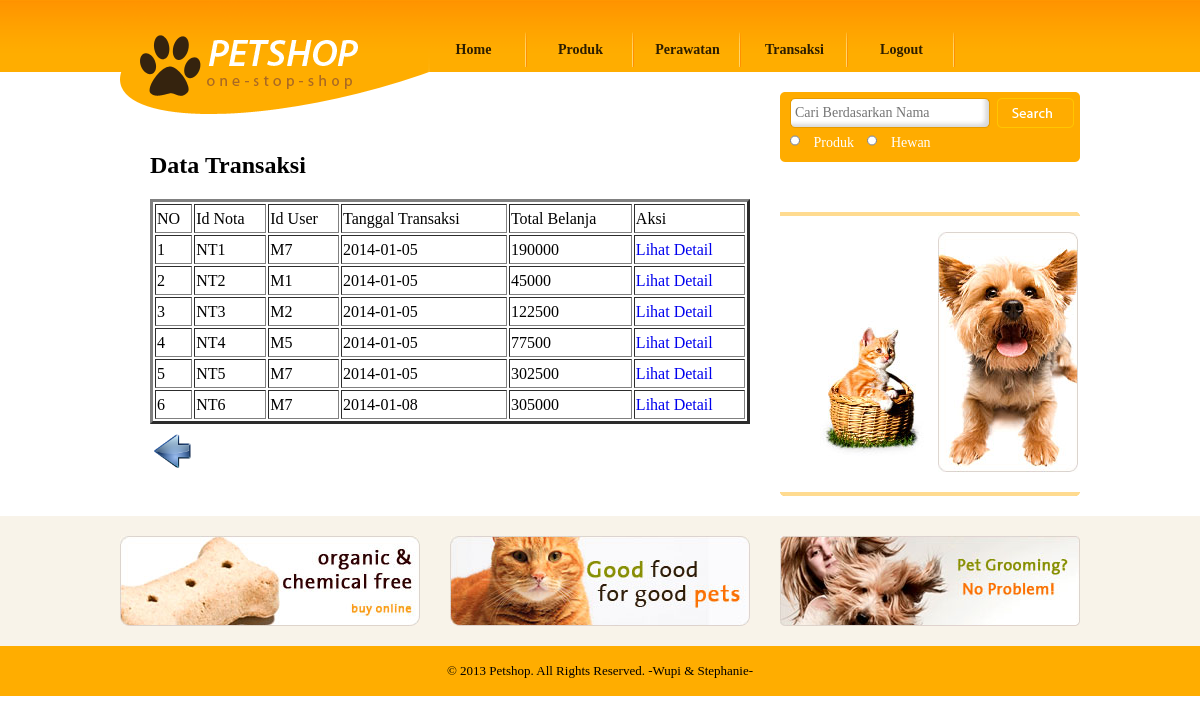
The app's page /pegawai_data_transaksi_barang.php with its own data.
### tables this page shows
CREATE TABLE `transaksi_pembelian_barang` (
  `id_nota_barang` char(8) NOT NULL,
  `id_user` char(8) NOT NULL,
  `tgl_transaksi` date NOT NULL,
  `total_harga` double NOT NULL,
  PRIMARY KEY (`id_nota_barang`),
  KEY `id_user` (`id_user`),
  CONSTRAINT `transaksi_pembelian_barang_ibfk_1` FOREIGN KEY (`id_user`) REFERENCES `user` (`id_user`)
);

### pegawai_data_transaksi_barang.php (the view, shortened to what this page needs)
<!DOCTYPE html PUBLIC "-//W3C//DTD XHTML 1.0 Transitional//EN" "http://www.w3.org/TR/xhtml1/DTD/xhtml1-transitional.dtd">
<html xmlns="http://www.w3.org/1999/xhtml">
<head>
	<link href="css/style.css" rel="stylesheet" type="text/css" />
</head>
<body>
<?php include "header_pegawai.php";?>
<div id="body">
<div id="content">
<div class="content">
<div class="about">
	<h2>Data Transaksi</h2>
	<ul>
	<li>
	<form method="post" action="" class="login">
	<table width="100%"  align="center" border=3>
		<?php
		include "koneksi.php";
		$tampil_barang=mysql_query("SELECT * FROM transaksi_pembelian_barang ");
		$no=1;
		echo "<tr><td>NO</td><td>Id Nota</td><td>Id User</td><td>Tanggal Transaksi</td><td>Total Belanja</td><td>Aksi</td></tr>";
		while($data=mysql_fetch_array($tampil_barang))
		{	?>
								<tr>
								<td><?PHP ECHO $no; ?></td>
										<td ><?PHP ECHO $data['id_nota_barang']; ?></td>
										<td><?PHP ECHO $data['id_user']; ?></td>
										<td ><?PHP ECHO $data['tgl_transaksi']; ?> </td>
										<td><?PHP ECHO $data['total_harga']; ?></td>
										<td><a href="pegawai_lihat_detail_transaksi.php?id_nota=<?PHP ECHO $data['id_nota_barang']; ?>">Lihat Detail</a></td>
								</tr>
								<?PHP
								$no++;
							}
		?>
	</table>
	 <table>
									  <tr>
											<td>
					<tr><td colspan=8><a href="pegawai_data_transaksi.php"><img src="images/back.png" width=40 height=40 align=right></a></td></tr>
					</td>
										</tr>
									  </table>
	</form>
	</li>
	</ul>
</div>
</div>
<div id="sidebar">
	<?php include "pegawai_cari.php"; ?>
	<?php include "shoping_guide.php"; ?>
	<?php include "iklan.php"; ?>
<div id="footer">
	<?php include "footer.php"; ?>
</div>
</body>
</html>

### css/style.css (style rules this page uses)
body { margin:0; padding:0; background: url("../images/bg-body.gif"); background-repeat:repeat-x; }
#body div#content { width:960px; margin:0 auto; overflow:hidden; background-image:none; height:auto; overflow:hidden; }
#body div#content .content { float:left; width:640px; margin-right:20px; background-image:none; height:auto; overflow:hidden; }
#body #content .content h2 { font-family: "Myriad Pro"; margin: 80px 0 0 30px; }
#body #content .content ul { margin:0; padding:0; list-style-type:none; }
#body #content .content ul li { width:300px; padding:0 10px; margin:0 0 20px 0; float:left; line-height:25px; height:auto; }
#body #content .content ul li a { text-decoration:none; }
#body #content .content ul li img { border:0; float:left; margin-right:10px; }
#body #content .content .about { width:640px; height:auto; overflow:hidden; }
#body #content .content .about h2 { margin:80px 0 0 30px; font-family: "Myriad Pro"; }
#body #content .content .about ul { margin:0; padding:0; list-style-type:none; }
#body #content .content .about ul li { clear:both; width:600px; padding:20px 10px 0 30px; }
#body #content #sidebar { float:left; width:300px; background-image:none; }
#footer { background-color:#310000; background-image:none; }

### records on screen
transaksi_pembelian_barang: id_nota_barang "NT1", id_user "M7", tgl_transaksi "2014-01-05", total_harga "190000"
transaksi_pembelian_barang: id_nota_barang "NT2", id_user "M1", tgl_transaksi "2014-01-05", total_harga "45000"
transaksi_pembelian_barang: id_nota_barang "NT3", id_user "M2", tgl_transaksi "2014-01-05", total_harga "122500"
transaksi_pembelian_barang: id_nota_barang "NT4", id_user "M5", tgl_transaksi "2014-01-05", total_harga "77500"
transaksi_pembelian_barang: id_nota_barang "NT5", id_user "M7", tgl_transaksi "2014-01-05", total_harga "302500"
transaksi_pembelian_barang: id_nota_barang "NT6", id_user "M7", tgl_transaksi "2014-01-08", total_harga "305000"
